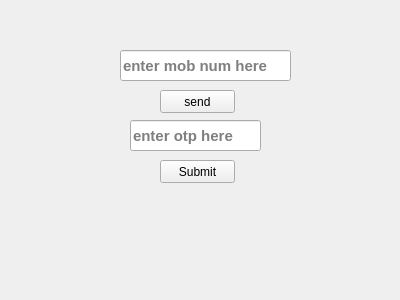
<?xml version="1.0" encoding="UTF-8"?>
<ui version="4.0">
 <class>forgotPass</class>
 <widget class="QWidget" name="forgotPass">
  <property name="geometry">
   <rect>
    <x>0</x>
    <y>0</y>
    <width>400</width>
    <height>300</height>
   </rect>
  </property>
  <property name="windowTitle">
   <string>Form</string>
  </property>
  <widget class="QLineEdit" name="mobile_num_text_2">
   <property name="geometry">
    <rect>
     <x>120</x>
     <y>50</y>
     <width>171</width>
     <height>31</height>
    </rect>
   </property>
   <property name="maximumSize">
    <size>
     <width>16777215</width>
     <height>16777201</height>
    </size>
   </property>
   <property name="font">
    <font>
     <pointsize>11</pointsize>
     <weight>75</weight>
     <italic>false</italic>
     <bold>true</bold>
    </font>
   </property>
   <property name="cursor">
    <cursorShape>ArrowCursor</cursorShape>
   </property>
   <property name="text">
    <string/>
   </property>
   <property name="placeholderText">
    <string>enter mob num here</string>
   </property>
  </widget>
  <widget class="QPushButton" name="submit_button">
   <property name="geometry">
    <rect>
     <x>160</x>
     <y>160</y>
     <width>75</width>
     <height>23</height>
    </rect>
   </property>
   <property name="text">
    <string>Submit</string>
   </property>
  </widget>
  <widget class="QLineEdit" name="otp_text">
   <property name="geometry">
    <rect>
     <x>130</x>
     <y>120</y>
     <width>131</width>
     <height>31</height>
    </rect>
   </property>
   <property name="maximumSize">
    <size>
     <width>16777215</width>
     <height>16777201</height>
    </size>
   </property>
   <property name="font">
    <font>
     <pointsize>11</pointsize>
     <weight>75</weight>
     <italic>false</italic>
     <bold>true</bold>
    </font>
   </property>
   <property name="cursor">
    <cursorShape>ArrowCursor</cursorShape>
   </property>
   <property name="text">
    <string/>
   </property>
   <property name="placeholderText">
    <string>enter otp here</string>
   </property>
  </widget>
  <widget class="QPushButton" name="send">
   <property name="geometry">
    <rect>
     <x>160</x>
     <y>90</y>
     <width>75</width>
     <height>23</height>
    </rect>
   </property>
   <property name="text">
    <string>send</string>
   </property>
   <property name="autoDefault">
    <bool>false</bool>
   </property>
   <property name="default">
    <bool>false</bool>
   </property>
   <property name="flat">
    <bool>false</bool>
   </property>
  </widget>
 </widget>
 <resources/>
 <connections/>
</ui>
